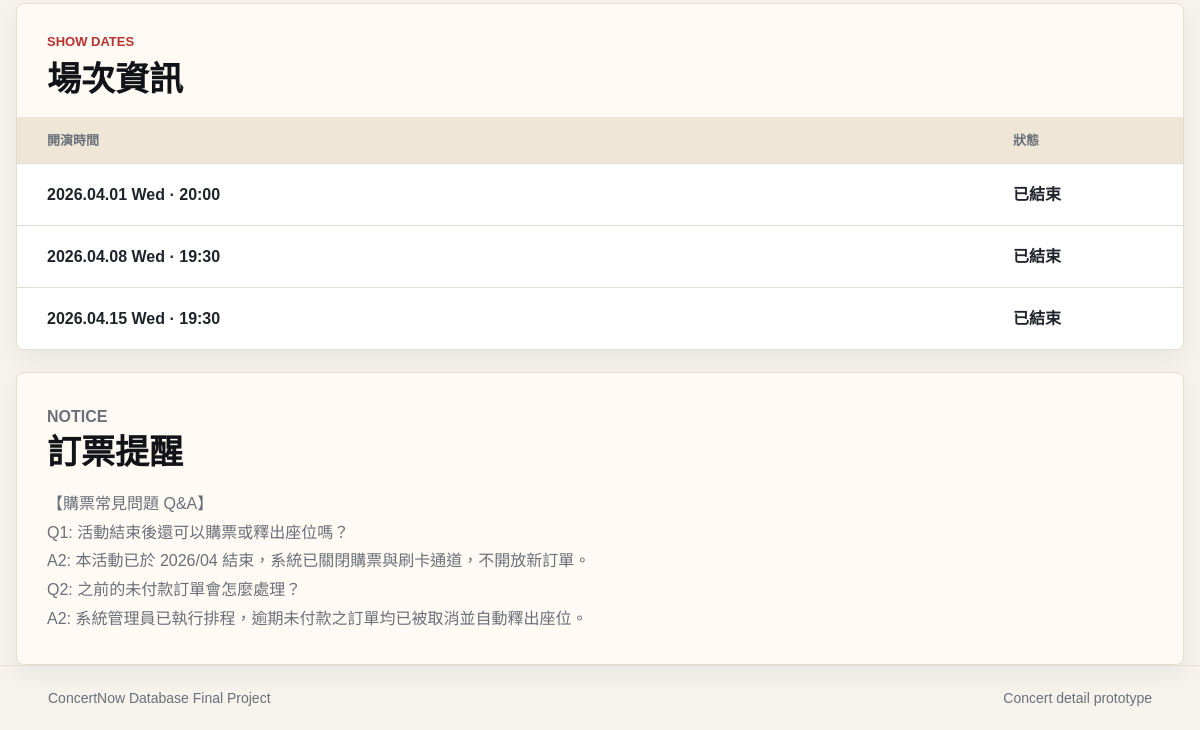
Before: /customer/concert_detail.php (lower part) with the older database file.
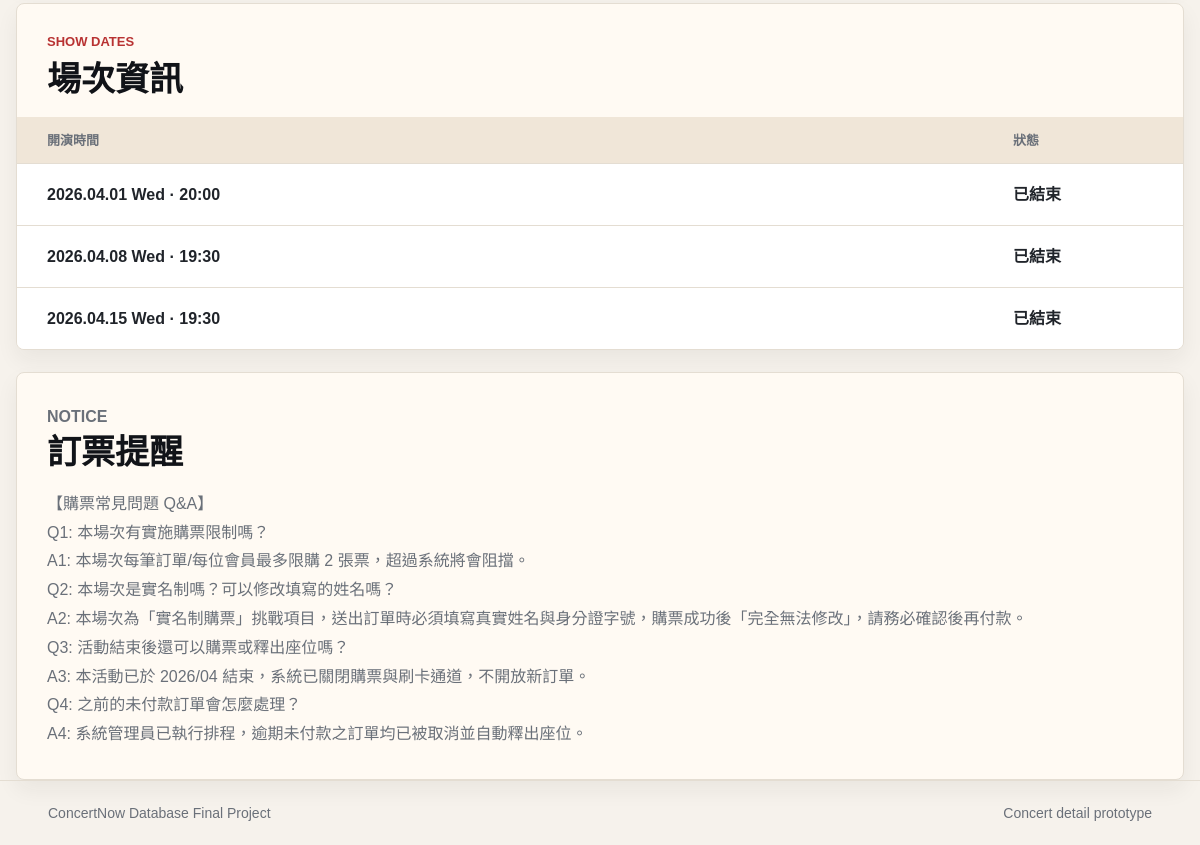
After: the same page with the newer database file.
### tables this page shows
CREATE TABLE ShowDate (
    show_id INT AUTO_INCREMENT PRIMARY KEY,
    concert_id INT NOT NULL,                          
    show_datetime DATETIME NOT NULL,                  
    status VARCHAR(50) DEFAULT 'available',           
    FOREIGN KEY (concert_id) REFERENCES Concert(concert_id) ON DELETE CASCADE
);

CREATE TABLE Concert (
    concert_id INT AUTO_INCREMENT PRIMARY KEY,
    organizer_id INT NULL,                           
    artist VARCHAR(100) NOT NULL,                     
    title VARCHAR(255) NOT NULL,                      
    venue VARCHAR(100) NOT NULL,                      
    concert_address VARCHAR(255) NOT NULL,                    
    image VARCHAR(255),                               
    sale_start DATETIME NOT NULL,                     
    sale_end DATETIME NOT NULL,                       
    description TEXT,                                 
    notice TEXT,                                      
    created_at TIMESTAMP DEFAULT CURRENT_TIMESTAMP,
    FOREIGN KEY (organizer_id) REFERENCES Organizer(organizer_id) ON DELETE SET NULL
);

### includes/concerts.php (called while the page is built, shortened)
<?php
require_once __DIR__ . '/db_config.php';
function getDatabaseConnection() {
    global $pdo;
    return $pdo instanceof PDO ? $pdo : null;
}
function fetchDatabaseRows($sql, $params = []) {
    $connection = getDatabaseConnection();
    try {
        $statement = $connection->prepare($sql);
        $statement->execute($params);
        return $statement->fetchAll();
    } catch (PDOException $exception) {
        error_log('Concert data query failed: ' . $exception->getMessage());
        return null;
    }
}
function getConcertTable() {
    $rows = fetchDatabaseRows(
        'SELECT
            c.concert_id,
            c.organizer_id,
            c.artist,
            c.title,
            c.venue,
            c.concert_address AS address,
            c.image,
            c.sale_start,
            c.sale_end,
            c.description,
            c.notice,
            o.organizer_name,
            o.contact_person AS organizer_contact_person,
            o.contact_email AS organizer_contact_email,
            o.contact_phone AS organizer_contact_phone,
            o.organizer_address,
            o.note AS organizer_note
         FROM Concert c
         LEFT JOIN Organizer o ON o.organizer_id = c.organizer_id
         ORDER BY c.concert_id'
    );
    if ($rows !== null) {
        return array_map('normalizeConcertRow', $rows);
    }
    return [
        [
            'concert_id' => 1,
            'organizer_id' => 1,
            'organizer_name' => '幸福娛樂股份有限公司',
            'organizer_contact_person' => '王幸福',
            'organizer_contact_email' => 'happy@example.com',
            'organizer_contact_phone' => '02-2345-6789',
            'organizer_address' => '台北市信義區幸福路 1 號',
            'artist' => '史詩級跨界合作 <幸福崴孟演唱會 x æspa>',
            'title' => '2026 Taipei Arena Tour',
            'venue' => '台北大巨蛋',
            'address' => '台北市信義區忠孝東路四段515號',
            'image' => 'assets/images/concert-1.png',
            'sale_start' => '2026.05.01 12:00',
            'sale_end' => '2026.06.27 23:59',
            'description' => '跨界幸福舞台、沉浸式燈光與完整現場樂隊編制，打造幸福期末演唱會，有參加都會有幸福草莓蛋糕喔！',
            'notice' => '本場次目前部分場次已售完，想要和幸福崴孟一起幸福æspa要盡快唷！',
        ],
        [
            'concert_id' => 2,
            'organizer_id' => 2,
            'organizer_name' => '晴天活動企劃',
            'organizer_contact_person' => '陳婉晴',
            'organizer_contact_email' => 'sunny@example.com',
            'organizer_contact_phone' => '02-8765-4321',
            'organizer_address' => '台北市松山區南京東路四段 2 號',
            'artist' => '婉晴粉絲見面會',
            'title' => '全台巡迴中',
            'venue' => '台北小巨蛋',
            'address' => '台北市松山區南京東路四段2號',
            'image' => 'assets/images/concert-2.png',
            'sale_start' => '2026.03.01 10:00',
            'sale_end' => '2026.03.31 23:59',
            'description' => '近距離互動、拍照抽選與粉絲限定舞台內容，適合展示不同活動型態的訂票資訊。',
            'notice' => '活動已結束，訂票按鈕會自動呈現不可購買狀態。',
        ],
        [
            'concert_id' => 3,
            'organizer_id' => 3,
            'organizer_name' => 'Final Call Global',
            'organizer_contact_person' => 'Alex Chen',
            'organizer_contact_email' => 'finalcall@example.com',
            'organizer_contact_phone' => '+1-212-555-0199',
            'organizer_address' => 'New York, NY, United States',
            'artist' => '史上最屌演唱會',
            'title' => 'Final Call',
            'venue' => '百老匯',
            'address' => 'New York, NY, United States',
            'image' => 'assets/images/concert-3.png',
            'sale_start' => '2027.01.10 12:00',
            'sale_end' => '2027.06.04 23:59',
            'description' => '壓軸場次以大型舞台機關與海外場館規格呈現，頁面保留票區、剩餘票數與訂票流程入口。',
            'notice' => '每位會員每筆訂單最多可購買 2 張票，實際付款與座位鎖定可於後續串接訂單資料表。',
        ],
    ];
}
function getShowDateTable() {
    $rows = fetchDatabaseRows(
        'SELECT show_id, concert_id, show_datetime, status
         FROM ShowDate
         ORDER BY show_datetime, show_id'
    );
    if ($rows !== null) {
        return array_map('normalizeShowDateRow', $rows);
    }
    return [
        ['show_id' => 101, 'concert_id' => 1, 'show_datetime' => '2026-06-28 19:30:00', 'status' => 'sold_out'],
        ['show_id' => 102, 'concert_id' => 1, 'show_datetime' => '2026-06-29 19:30:00', 'status' => 'available'],
        ['show_id' => 201, 'concert_id' => 2, 'show_datetime' => '2026-04-01 20:00:00', 'status' => 'ended'],
        ['show_id' => 202, 'concert_id' => 2, 'show_datetime' => '2026-04-08 19:30:00', 'status' => 'ended'],
        ['show_id' => 203, 'concert_id' => 2, 'show_datetime' => '2026-04-15 19:30:00', 'status' => 'ended'],
        ['show_id' => 301, 'concert_id' => 3, 'show_datetime' => '2027-06-05 19:00:00', 'status' => 'available'],
        ['show_id' => 302, 'concert_id' => 3, 'show_datetime' => '2027-06-06 18:30:00', 'status' => 'available'],
    ];
}
function getSeatTable() {
    $rows = fetchDatabaseRows(
        'SELECT seat_id, show_id, seat_number, price, status
         FROM Seat
         ORDER BY show_id, seat_id'
    );
    if ($rows !== null) {
        return array_map('normalizeSeatRow', $rows);
    }
    $seats = [];
    $nextSeatId = 1;
    appendSeats($seats, $nextSeatId, 101, '幸福孟區1', 2800, 30, 'sold');
    appendSeats($seats, $nextSeatId, 101, '幸福孟區2', 2800, 30, 'sold');
    appendSeats($seats, $nextSeatId, 101, '幸福孟區3', 2800, 30, 'sold');
    appendSeats($seats, $nextSeatId, 101, '幸福孟區4', 2800, 30, 'sold');
    appendSeats($seats, $nextSeatId, 101, '幸福崴孟區1', 1800, 40, 'sold');
    appendSeats($seats, $nextSeatId, 101, '幸福崴孟區2', 1800, 40, 'sold');
    appendSeats($seats, $nextSeatId, 101, '幸福崴孟區3', 1800, 40, 'sold');
    appendSeats($seats, $nextSeatId, 101, '幸福崴孟區4', 1800, 40, 'sold');
    appendSeats($seats, $nextSeatId, 102, '幸福孟區1', 2800, 30, 'available');
    appendSeats($seats, $nextSeatId, 102, '幸福孟區2', 2800, 30, 'available');
    appendSeats($seats, $nextSeatId, 102, '幸福孟區3', 2800, 30, 'available');
    appendSeats($seats, $nextSeatId, 102, '幸福孟區4', 2800, 30, 'available');
    appendSeats($seats, $nextSeatId, 102, '幸福崴孟區1', 1800, 40, 'available');
    appendSeats($seats, $nextSeatId, 102, '幸福崴孟區2', 1800, 40, 'available');
    appendSeats($seats, $nextSeatId, 102, '幸福崴孟區3', 1800, 40, 'available');
    appendSeats($seats, $nextSeatId, 102, '幸福崴孟區4', 1800, 40, 'available');
    appendSeatUnit($seats, $nextSeatId, 301, '至尊包廂1', 100000, 'available');
    appendSeatUnit($seats, $nextSeatId, 301, '至尊包廂2', 100000, 'available');
    appendSeats($seats, $nextSeatId, 301, '搖滾站區1', 36000, 12, 'available');
    appendSeats($seats, $nextSeatId, 301, '搖滾站區1', 36000, 2, 'reserved');
    appendSeats($seats, $nextSeatId, 301, '搖滾站區2', 36000, 12, 'available');
    appendSeats($seats, $nextSeatId, 301, '搖滾站區2', 36000, 2, 'reserved');
    appendSeats($seats, $nextSeatId, 301, '搖滾站區3', 36000, 12, 'available');
    appendSeats($seats, $nextSeatId, 301, '搖滾站區3', 36000, 2, 'sold');
    appendSeats($seats, $nextSeatId, 301, '一樓座席1', 18000, 56, 'available');
    appendSeats($seats, $nextSeatId, 301, '一樓座席1', 18000, 4, 'sold');
    appendSeats($seats, $nextSeatId, 301, '一樓座席2', 18000, 56, 'available');
    appendSeats($seats, $nextSeatId, 301, '一樓座席2', 18000, 4, 'sold');
    appendSeats($seats, $nextSeatId, 301, '二樓座席1', 9000, 122, 'available');
    appendSeats($seats, $nextSeatId, 301, '二樓座席1', 9000, 8, 'reserved');
    appendSeats($seats, $nextSeatId, 301, '二樓座席2', 9000, 123, 'available');
    appendSeats($seats, $nextSeatId, 301, '二樓座席2', 9000, 7, 'reserved');
    appendSeatUnit($seats, $nextSeatId, 302, '至尊包廂1', 100000, 'available');
    appendSeatUnit($seats, $nextSeatId, 302, '至尊包廂2', 100000, 'reserved');
    appendSeats($seats, $nextSeatId, 302, '搖滾站區1', 36000, 10, 'available');
    appendSeats($seats, $nextSeatId, 302, '搖滾站區1', 36000, 2, 'sold');
    appendSeats($seats, $nextSeatId, 302, '搖滾站區2', 36000, 10, 'available');
    appendSeats($seats, $nextSeatId, 302, '搖滾站區2', 36000, 2, 'sold');
    appendSeats($seats, $nextSeatId, 302, '搖滾站區3', 36000, 10, 'available');
    appendSeats($seats, $nextSeatId, 302, '搖滾站區3', 36000, 1, 'sold');
    appendSeats($seats, $nextSeatId, 302, '一樓座席1', 18000, 50, 'available');
    appendSeats($seats, $nextSeatId, 302, '一樓座席1', 18000, 5, 'reserved');
    appendSeats($seats, $nextSeatId, 302, '一樓座席2', 18000, 50, 'available');
    appendSeats($seats, $nextSeatId, 302, '一樓座席2', 18000, 5, 'reserved');
    appendSeats($seats, $nextSeatId, 302, '二樓座席1', 9000, 110, 'available');
    appendSeats($seats, $nextSeatId, 302, '二樓座席1', 9000, 10, 'sold');
    appendSeats($seats, $nextSeatId, 302, '二樓座席2', 9000, 110, 'available');
    appendSeats($seats, $nextSeatId, 302, '二樓座席2', 9000, 9, 'sold');
    return $seats;
}
function normalizeConcertRow($row) {
    $row['concert_id'] = (int) $row['concert_id'];
    $row['organizer_id'] = $row['organizer_id'] !== null ? (int) $row['organizer_id'] : null;
    $row['sale_start'] = formatDatabaseDateTimeForDisplay($row['sale_start']);
    $row['sale_end'] = formatDatabaseDateTimeForDisplay($row['sale_end']);
    return $row;
}
function normalizeShowDateRow($row) {
    $row['show_id'] = (int) $row['show_id'];
    $row['concert_id'] = (int) $row['concert_id'];
    return $row;
}
function formatDatabaseDateTimeForDisplay($value) {
    try {
        $dateTime = new DateTime($value);
        return $dateTime->format('Y.m.d H:i');
    } catch (Exception $exception) {
        return $value;
    }
}
function getConcerts() {
    $concerts = [];
    foreach (getConcertTable() as $concert) {
        $concert['show_dates'] = getShowDatesByConcertId($concert['concert_id']);
        $concert['status'] = concertStatusText($concert);
        $concert['price'] = concertPriceRangeText($concert['concert_id']);
        $concerts[] = $concert;
    }
    usort($concerts, function ($firstConcert, $secondConcert) {
        return concertFirstShowTimestamp($firstConcert) <=> concertFirstShowTimestamp($secondConcert);
    });
    return $concerts;
}
function getShowDatesByConcertId($concertId) {
    $showDates = [];
    foreach (getShowDateTable() as $showDate) {
        if ((int) $showDate['concert_id'] === (int) $concertId) {
            $showDates[] = $showDate;
        }
    }
    usort($showDates, function ($firstShow, $secondShow) {
        return strtotime($firstShow['show_datetime']) <=> strtotime($secondShow['show_datetime']);
    });
    return $showDates;
}
function getSeatsByShowId($showId) {
    $seats = [];
    foreach (getSeatTable() as $seat) {
        if ((int) $seat['show_id'] === (int) $showId) {
            $seats[] = $seat;
        }
    }
    return $seats;
}
function countAvailableSeatsByConcertId($concertId) {
    $availableCount = 0;
    foreach (getShowDatesByConcertId($concertId) as $showDate) {
        foreach (getSeatsByShowId($showDate['show_id']) as $seat) {
            if ($seat['status'] === 'available') {
                $availableCount++;
            }
        }
    }
    return $availableCount;
}
function concertPriceRangeText($concertId) {
    $prices = [];
    foreach (getShowDatesByConcertId($concertId) as $showDate) {
        foreach (getSeatsByShowId($showDate['show_id']) as $seat) {
            $prices[] = (int) $seat['price'];
        }
    }
    if (count($prices) === 0) {
        return '尚未公布';
    }
    $lowestPrice = min($prices);
    $highestPrice = max($prices);
    return formatTicketPrice($lowestPrice) . ' - ' . formatTicketPrice($highestPrice);
}
function concertStatusText($concert) {
    $statuses = array_column($concert['show_dates'], 'status');
    if (in_array('available', $statuses, true)) {
        return '開放購票';
    }
    if (count($statuses) > 0 && count(array_unique($statuses)) === 1 && $statuses[0] === 'ended') {
        return '已結束';
    }
    return '暫停販售';
}
function concertFirstShowTimestamp($concert) {
    return strtotime($concert['show_dates'][0]['show_datetime']);
}
function showDateDateText($showDate) {
    $dateTime = new DateTime($showDate['show_datetime']);
    return $dateTime->format('Y.m.d D');
}
function showDateTimeText($showDate) {
    $dateTime = new DateTime($showDate['show_datetime']);
    return $dateTime->format('H:i');
}
function showDateStatusText($status) {
    $statusMap = [
        'available' => '可購買',
        'sold_out' => '已售完',
        'ended' => '已結束',
    ];
    return $statusMap[$status] ?? $status;
}

### customer/concert_detail.php (the view, shortened to what the rows shown need)
<?php
require_once __DIR__ . '/../includes/concerts.php';
$concertId = filter_input(INPUT_GET, 'id', FILTER_VALIDATE_INT);
$concert = $concertId ? findConcertById($concertId) : null;
if ($concert === null) {
    $allConcerts = getConcerts();
    $concert = $allConcerts[0] ?? null;
}
function h($value) {
    return htmlspecialchars((string) $value, ENT_QUOTES, 'UTF-8');
}
$showDates = $concert['show_dates'] ?? [];
$showDateCount = count($showDates);
$totalRemaining = $concert ? countAvailableSeatsByConcertId($concert['concert_id']) : 0;
$styleVersion = filemtime(__DIR__ . '/../assets/css/style.css');
?>
<!doctype html>
<html lang="zh-Hant">
<head>
    <link rel="stylesheet" href="../assets/css/style.css?v=<?= h($styleVersion) ?>">
</head>
<body>
    <main>
        <?php if ($concert): ?>
            <?php if ($showDateCount > 0): ?>
                <section class="show-date-section" id="show-dates" aria-label="場次資訊">
                    <div class="section-heading">
                        <p>Show Dates</p>
                        <h2>場次資訊</h2>
                    </div>
                    <div class="show-date-table" role="table" aria-label="演唱會場次">
                        <div class="show-date-row show-date-head" role="row">
                            <span role="columnheader">開演時間</span>
                            <span role="columnheader">狀態</span>
                        </div>
                        <?php foreach ($showDates as $showDate): ?>
                            <div class="show-date-row" role="row">
                                <span role="cell"><?= h(showDateDateText($showDate)) ?> · <?= h(showDateTimeText($showDate)) ?></span>
                                <span role="cell">
                                    <?php if ($showDate['status'] === 'available'): ?>
                                        <button class="show-select-action" type="button" data-show-id="<?= h($showDate['show_id']) ?>" data-show-label="<?= h(showDateDateText($showDate) . ' · ' . showDateTimeText($showDate)) ?>">
                                            可購買
                                        </button>
                                    <?php else: ?>
                                        <span class="show-status-text"><?= h(showDateStatusText($showDate['status'])) ?></span>
                                    <?php endif; ?>
                                </span>
                            </div>
                        <?php endforeach; ?>
                    </div>
                </section>
            <?php endif; ?>
            <section class="notice-section">
                <div class="section-heading">
                    <p>Notice</p>
                    <h2>訂票提醒</h2>
                </div>
                <p><?= h($concert['notice']) ?></p>
            </section>
        <?php endif; ?>
    </main>
</body>
</html>

Changed rows visible on the page:
changed concert: notice "【購票常見問題 Q&A】 Q1: 活動結束後還可以購票或釋出座位嗎？ A2: 本活動已於 2026/04 結束，系統已關閉購票與刷卡通道，不開放新訂單。 Q2: 之前的未付款訂單會怎麼處理？ A2: 系統管理員已執行排程，逾期未付款之訂單均已被取消並自動釋出座位。" → "【購票常見問題 Q&A】 Q1: 本場次有實施購票限制嗎？ A1: 本場次每筆訂單/每位會員最多限購 2 張票，超過系統將會阻擋。 Q2: 本場次是實名制嗎？可以修改填寫的姓名嗎？ A2: 本場次為「實名制購票」挑戰項目，送出訂單時必須填寫真實姓名與身分證字號，購票成功後「完全無法修改」，請務必確認後再付款。 Q3: 活動結束後還可以購票或釋出座位嗎？ A3: 本活動已於 2026/04 結束，系統已關閉購票與刷卡通道，不開放新訂單。 Q4: 之前的未付款訂單會怎麼處理？ A4: 系統管理員已執行排程，逾期未付款之訂單均已被取消並自動釋出座位。"
